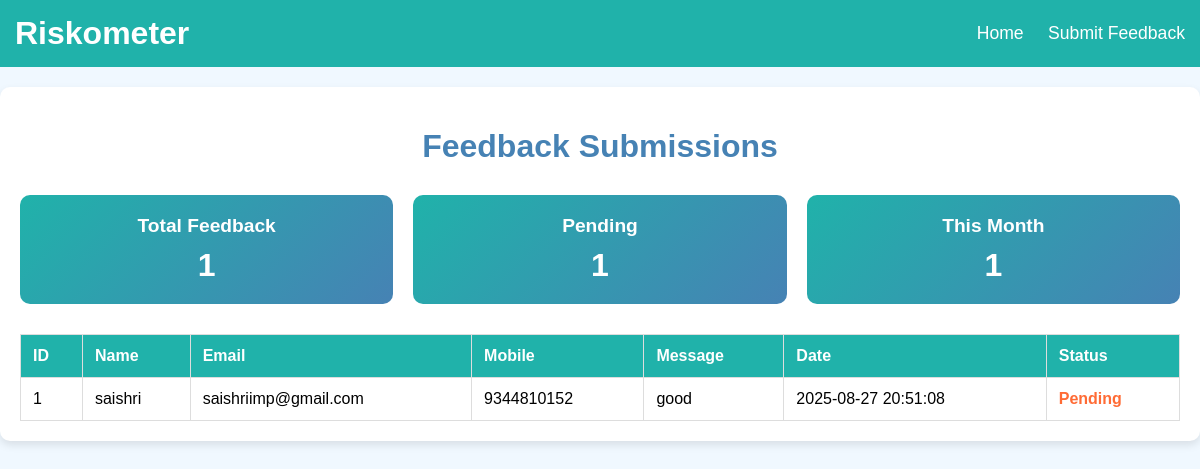
/view_feedback, run on the app's committed database.
### tables this page shows
CREATE TABLE Feedback (
                    id INTEGER PRIMARY KEY AUTOINCREMENT,
                    user_id INTEGER,
                    name TEXT NOT NULL,
                    email TEXT NOT NULL,
                    mobile TEXT NOT NULL,
                    message TEXT NOT NULL,
                    created_at TEXT DEFAULT (datetime('now', 'localtime')),
                    status TEXT DEFAULT 'pending'
                );

### app.py (the view)
@app.route('/view_feedback')
def view_feedback():
    try:
        conn = sqlite3.connect('database.db')
        cursor = conn.cursor()
        cursor.execute('''
            SELECT id, name, email, mobile, message, created_at, status
            FROM Feedback
            ORDER BY created_at DESC
        ''')
        feedback_list = cursor.fetchall()
        conn.close()
        return render_template('view_feedback.html', feedback_list=feedback_list)
    except:
        flash('Error loading feedback data.', 'error')
        return redirect(url_for('home'))

### templates/view_feedback.html (shortened to what this page needs)
<!DOCTYPE html>
<html lang="en">
<head>
</head>
<body>
    <header>
        <a href="{{ url_for('index') }}" class="brand">Riskometer</a>
        <nav>
            <a href="{{ url_for('home') }}" class="nav-link">Home</a>
            <a href="{{ url_for('feedback') }}" class="nav-link">Submit Feedback</a>
        </nav>
    </header>
    <div class="container">
        <h1>Feedback Submissions</h1>
        <div class="stats">
            <div class="stat-card">
                <h3>Total Feedback</h3>
                <div class="value">{{ feedback_list|length }}</div>
            </div>
            <div class="stat-card">
                <h3>Pending</h3>
                <div class="value">{{ feedback_list|selectattr('6', 'equalto', 'pending')|list|length }}</div>
            </div>
            <div class="stat-card">
                <h3>This Month</h3>
                <div class="value">{{ feedback_list|selectattr('5', 'match', '.*' + moment().format('YYYY-MM') + '.*')|list|length if moment else feedback_list|length }}</div>
            </div>
        </div>
        {% if feedback_list %}
        <table class="feedback-table">
            <thead>
                <tr>
                    <th>ID</th>
                    <th>Name</th>
                    <th>Email</th>
                    <th>Mobile</th>
                    <th>Message</th>
                    <th>Date</th>
                    <th>Status</th>
                </tr>
            </thead>
            <tbody>
                {% for feedback in feedback_list %}
                <tr>
                    <td>{{ feedback[0] }}</td>
                    <td>{{ feedback[1] }}</td>
                    <td>{{ feedback[2] }}</td>
                    <td>{{ feedback[3] }}</td>
                    <td class="message-cell">{{ feedback[4] }}</td>
                    <td>{{ feedback[5] }}</td>
                    <td>
                        <span class="status-{{ feedback[6] }}">
                            {{ feedback[6].title() }}
                        </span>
                    </td>
                </tr>
                {% endfor %}
            </tbody>
        </table>
        {% else %}
        <div class="no-feedback">
            <p>No feedback submissions yet.</p>
        </div>
        {% endif %}
    </div>
</body>
</html>

### templates/view_feedback.html (style rules this page uses)
body { font-family: Arial, sans-serif; background-color: #f0f8ff; margin: 0; padding: 0; }
header { background-color: #20b2aa; padding: 15px; display: flex; justify-content: space-between; align-items: center; color: #fff; }
header .brand { font-size: 2em; font-weight: bold; text-decoration: none; color: #ffffff; }
.nav-link { color: #ffffff; text-decoration: none; margin-left: 20px; font-size: 1.1em; }
.container { max-width: 1200px; margin: 20px auto; padding: 20px; background-color: #ffffff; border-radius: 10px; box-shadow: 0 4px 8px rgba(0, 0, 0, 0.1); }
h1 { color: #4682b4; text-align: center; margin-bottom: 30px; }
.feedback-table { width: 100%; border-collapse: collapse; margin-top: 20px; }
.feedback-table th, .feedback-table td { border: 1px solid #ddd; padding: 12px; text-align: left; }
.feedback-table th { background-color: #20b2aa; color: white; font-weight: bold; }
.status-pending { color: #ff6b35; font-weight: bold; }
.message-cell { max-width: 300px; word-wrap: break-word; }
.stats { display: grid; grid-template-columns: repeat(auto-fit, minmax(200px, 1fr)); gap: 20px; margin-bottom: 30px; }
.stat-card { background: linear-gradient(135deg, #20b2aa, #4682b4); color: white; padding: 20px; border-radius: 10px; text-align: center; }
.stat-card h3 { margin: 0 0 10px 0; font-size: 1.2em; }
.stat-card .value { font-size: 2em; font-weight: bold; }

### data on the page
Feedback: id "1", name "saishri", email "saishriimp@gmail.com", mobile "9344810152", message "good", created_at "2025-08-27 20:51:08", status "Pending"

### other printed values
{{ feedback_list|length }} "1"
{{ feedback_list|selectattr('6', 'equalto', 'pending')|list|length }} "1"
